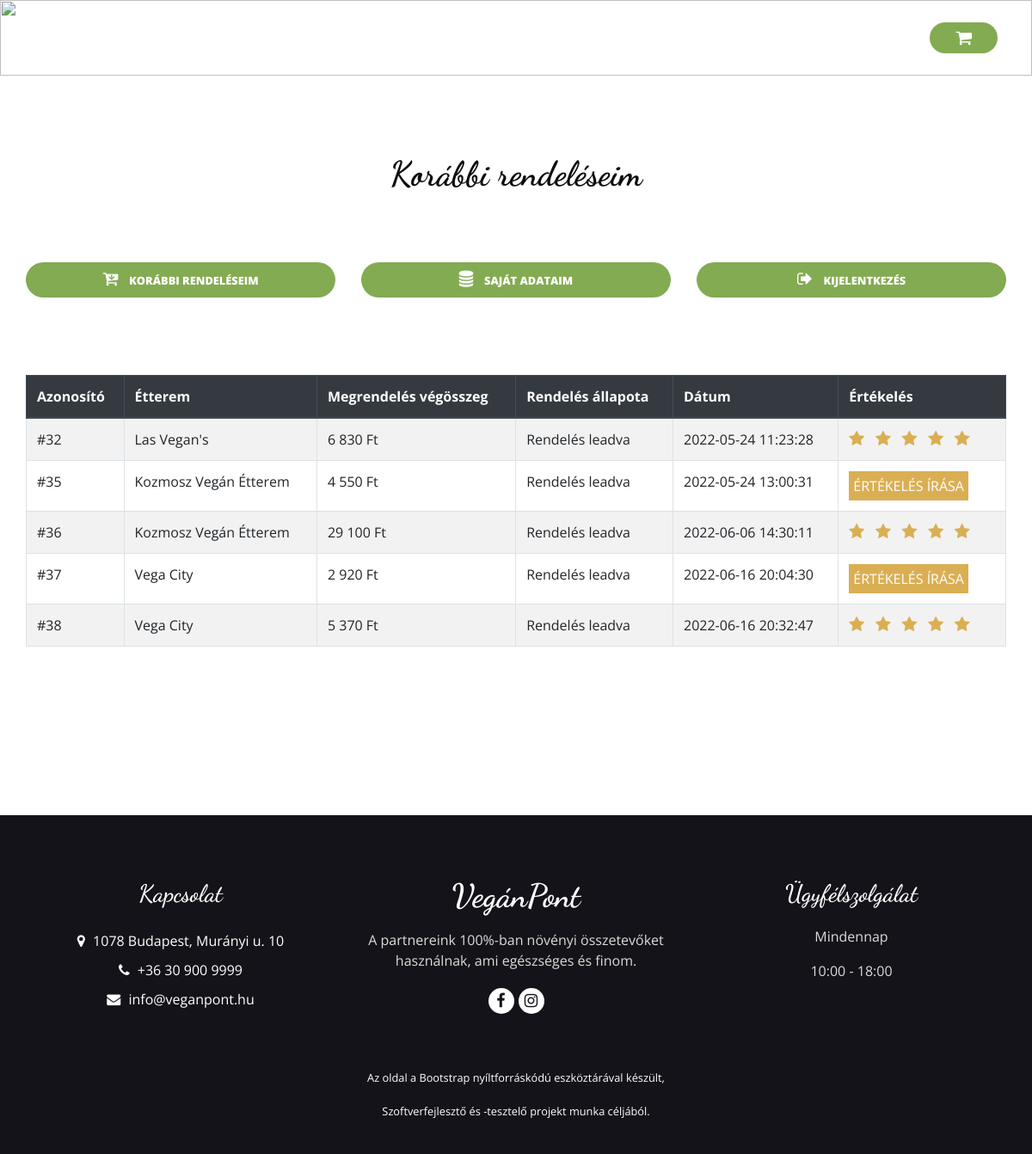
The app's page /Weboldal/index.php?p=my_orders (signed in) with its own data.
### tables this page shows
CREATE TABLE `orders` (
  `id` int(11) NOT NULL,
  `account_id` int(11) NOT NULL,
  `rest_id` int(11) NOT NULL,
  `items` varchar(300) NOT NULL,
  `delivery_time` int(11) NOT NULL,
  `delivery_cost` int(11) NOT NULL,
  `full_cost` int(11) NOT NULL,
  `payment_method` int(11) NOT NULL,
  `delivery_address` varchar(100) NOT NULL,
  `order_date` datetime NOT NULL,
  `state` int(11) NOT NULL,
  `note` varchar(200) NOT NULL
);

CREATE TABLE `restaurants` (
  `id` int(11) NOT NULL,
  `name` varchar(50) NOT NULL,
  `description` varchar(300) NOT NULL,
  `address` varchar(50) NOT NULL,
  `open_hours` varchar(50) NOT NULL,
  `company` varchar(50) NOT NULL,
  `delivery_time` int(11) NOT NULL,
  `rest_category` varchar(100) NOT NULL,
  `delivery_cost` int(11) NOT NULL,
  `logo` varchar(50) NOT NULL
);

### Weboldal/include/functions.php (called while the page is built, shortened)
<?php
	function formatCost(int $cost) {
		$cost = number_format($cost, 0, '', ' ');
		return $cost.' Ft';
	}
	function getRestaurantName(int $rest_id) {
		global $connection;
		$sql = "SELECT name FROM restaurants where id= '".$rest_id."'";
		$row = mysqli_fetch_assoc(mysqli_query($connection,$sql));
		return $row['name'];
	}
?>

### Weboldal/pages/my_orders.php (the view, shortened to what this page needs)
<section class="account_section layout_padding">
  <div class="container">
    <div class="heading_container heading_center">
      <h2>
        Korábbi rendeléseim
      </h2>
    </div>
<?php require('include/user_menu.php'); ?>
<div class="table-responsive layout_padding">
	<table class="table table-striped table-bordered">
		<thead class="thead-dark">
			<tr>
				<th>Azonosító</th>
				<th>Étterem</th>
				<th>Megrendelés végösszeg</th>
				<th>Rendelés állapota</th>
				<th>Dátum</th>
				<th>Értékelés</th>
			</tr>
		</thead>
		<tbody>
			<?php
				$sql = "SELECT id,rest_id,full_cost,state,order_date FROM orders WHERE account_id = '" . $_SESSION["user_id"] . "'";
				$result = $connection->query($sql);
				while ($row = $result->fetch_assoc()) {
				$sql2 = "SELECT * FROM reviews where rest_id= '".$row["rest_id"]."' and order_id = '".$row["id"]."' and account_id = '".$_SESSION["user_id"]."'";
				$result2 = mysqli_num_rows(mysqli_query($connection,$sql2));
				$is_reviewed = $result2 > 0 ? true : false;
			?>
			<tr>
				<td>#<?php echo $row["id"]; ?></td>
				<td><?php echo getRestaurantName($row["rest_id"]); ?></td>
				<td><?php echo formatCost($row["full_cost"]); ?></td>
				<td><?php echo $orderState[$row["state"]]; ?></td>
				<td><?php echo $row["order_date"]; ?></td>
				<?php
					if($is_reviewed) {
						$row2 = mysqli_fetch_assoc(mysqli_query($connection,$sql2));
						echo '<td>';
						for ($x = 1; $x <= $row2["stars"]; $x++) {
							echo '<span class="fa fa-star stars"></span>';
						}
						echo '</td>';
					} else {
				?>
				<td><button data-id="<?php echo $row["id"]; ?>" onclick="$('#order_id').val($(this).data('id'));" data-toggle="modal" data-target="#exampleModal" data-whatever="@mdo">Értékelés írása</button></td>
				<?php } ?>
			</tr>
			<?php } ?>
		</tbody>
	</table>
	</div>
</div>
</section>

### Weboldal/appearance/css/style.css (style rules this page uses)
:root { --mainlightgreen: #83AB52; --maindarkgreen: #648240; --mainred: #ed6160; --mainyellow: #daaf53; --mainbeige: #f6efdd; }
body { font-family: "Open Sans", sans-serif; color: #0c0c0c; background-color: #ffffff; overflow-x: hidden; }
.layout_padding { padding: 90px 0; }
h1, h2, h3, h4 { font-family: 'Dancing Script', cursive; }
.heading_container { display: -webkit-box; display: -ms-flexbox; display: flex; -webkit-box-orient: vertical; -webkit-box-direction: normal; -ms-flex-direction: column; flex-direction: column; -webkit-box-align: start; -ms-flex-align: start; align-items: flex-start; }
.heading_container h2 { position: relative; margin-bottom: 2rem; font-size: 2.5rem; font-weight: bold; }
.heading_container.heading_center { -webkit-box-align: center; -ms-flex-align: center; align-items: center; text-align: center; }
.stars { font-size: 1.2rem; color: var(--mainyellow) }
.account_section .heading_container { margin-bottom: 2rem; }
.account_section .fa { font-size: 1.2rem; margin-right: 0.8rem; }
.account_section button { border: none; text-transform: uppercase; display: inline-block; padding: 5px; background-color: var(--mainyellow); color: #ffffff; border-radius: 0px; -webkit-transition: all 0.3s; transition: all 0.3s; border: none; }

### Weboldal/appearance/css/responsive.css (style rules this page uses)
@media (min-width: 1200px) { .container { max-width: 1170px; } }

### records on screen
orders: id "32", rest.name "Las Vegan's", full_cost "6 830 Ft", state "Rendelés leadva", order_date "2022-05-24 11:23:28"
orders: id "35", rest.name "Kozmosz Vegán Étterem", full_cost "4 550 Ft", state "Rendelés leadva", order_date "2022-05-24 13:00:31"
orders: id "36", rest.name "Kozmosz Vegán Étterem", full_cost "29 100 Ft", state "Rendelés leadva", order_date "2022-06-06 14:30:11"
orders: id "37", rest.name "Vega City", full_cost "2 920 Ft", state "Rendelés leadva", order_date "2022-06-16 20:04:30"
orders: id "38", rest.name "Vega City", full_cost "5 370 Ft", state "Rendelés leadva", order_date "2022-06-16 20:32:47"

### other values on screen
$siteSettings['company_address'] "1078 Budapest, Murányi u. 10"
$siteSettings['company_phone_number'] "+36 30 900 9999"
$siteSettings['company_mail'] "info@veganpont.hu"
$siteSettings['site_logo'] "VegánPont"
$siteSettings['site_description'] "A partnereink 100%-ban növényi összetevőket használnak, ami egészséges és finom."
